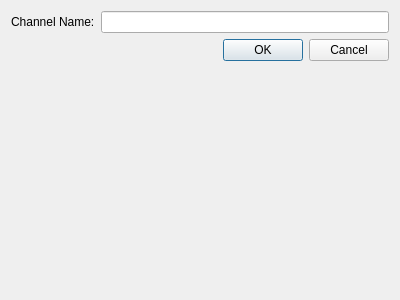
<?xml version="1.0" encoding="UTF-8"?>
<ui version="4.0">
 <class>Dialog</class>
 <widget class="QDialog" name="Dialog">
  <property name="geometry">
   <rect>
    <x>0</x>
    <y>0</y>
    <width>400</width>
    <height>300</height>
   </rect>
  </property>
  <property name="windowTitle">
   <string>Join Channel</string>
  </property>
  <layout class="QFormLayout" name="formLayout">
   <property name="fieldGrowthPolicy">
    <enum>QFormLayout::AllNonFixedFieldsGrow</enum>
   </property>
   <item row="0" column="1">
    <widget class="QLineEdit" name="passphrase"/>
   </item>
   <item row="1" column="0" colspan="2">
    <widget class="QDialogButtonBox" name="buttonBox">
     <property name="standardButtons">
      <set>QDialogButtonBox::Cancel|QDialogButtonBox::Ok</set>
     </property>
    </widget>
   </item>
   <item row="0" column="0">
    <widget class="QLabel" name="label">
     <property name="text">
      <string>Channel Name:</string>
     </property>
    </widget>
   </item>
  </layout>
 </widget>
 <resources/>
 <connections>
  <connection>
   <sender>buttonBox</sender>
   <signal>accepted()</signal>
   <receiver>Dialog</receiver>
   <slot>accept()</slot>
   <hints>
    <hint type="sourcelabel">
     <x>248</x>
     <y>254</y>
    </hint>
    <hint type="destinationlabel">
     <x>157</x>
     <y>274</y>
    </hint>
   </hints>
  </connection>
  <connection>
   <sender>buttonBox</sender>
   <signal>rejected()</signal>
   <receiver>Dialog</receiver>
   <slot>reject()</slot>
   <hints>
    <hint type="sourcelabel">
     <x>316</x>
     <y>260</y>
    </hint>
    <hint type="destinationlabel">
     <x>286</x>
     <y>274</y>
    </hint>
   </hints>
  </connection>
 </connections>
</ui>
